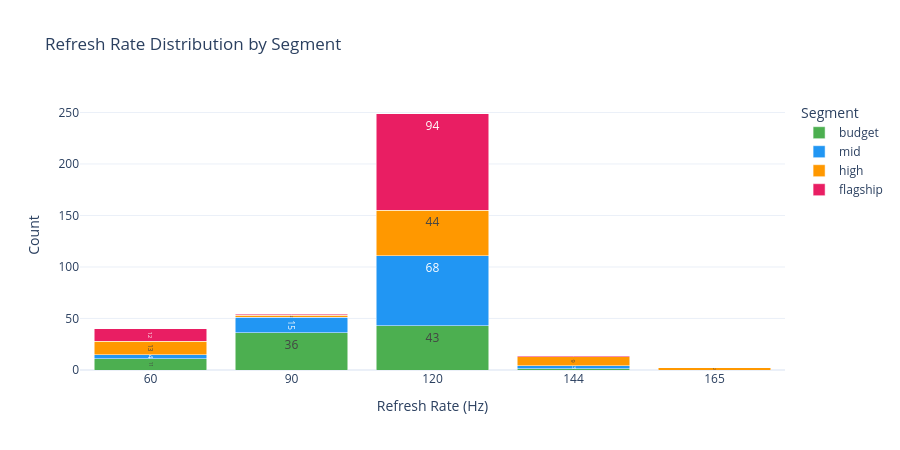

The code cell stored with this chart in its notebook:
### Code cell
# Plotly: interactive bar — refresh rate is discrete, hover shows count per segment
refresh_counts = (
    smartphone_df
    .groupby(["refresh_rate_hz", "price_segment"])
    .size()
    .reset_index(name="count")
)

fig = px.bar(
    refresh_counts,
    x="refresh_rate_hz",
    y="count",
    color="price_segment",
    category_orders={"price_segment": SEGMENT_ORDER},
    color_discrete_map=SEGMENT_COLORS,
    barmode="stack",
    title="Refresh Rate Distribution by Segment",
    labels={
        "refresh_rate_hz": "Refresh Rate (Hz)",
        "count"          : "Count",
        "price_segment"  : "Segment",
    },
    text="count",
)
fig.update_traces(textposition="inside")
fig.update_layout(height=450, xaxis=dict(type="category"))
fig.show()

### Figure 1 — Plotly figure (JSON) as saved in the notebook; plotly's stock layout.template omitted (floating-point values rounded to 4 significant figures)
{"data": [{"hovertemplate": "Segment=budget<br>Refresh Rate (Hz)=%{x}<br>Count=%{text}<extra></extra>", "legendgroup": "budget", "marker": {"color": "#4CAF50", "pattern": {"shape": ""}}, "name": "budget", "orientation": "v", "showlegend": true, "text": [11.0, 36.0, 43.0, 1.0], "textposition": "inside", "type": "bar", "x": [60.0, 90.0, 120.0, 144.0], "xaxis": "x", "y": [11, 36, 43, 1], "yaxis": "y"}, {"hovertemplate": "Segment=mid<br>Refresh Rate (Hz)=%{x}<br>Count=%{text}<extra></extra>", "legendgroup": "mid", "marker": {"color": "#2196F3", "pattern": {"shape": ""}}, "name": "mid", "orientation": "v", "showlegend": true, "text": [4.0, 15.0, 68.0, 3.0], "textposition": "inside", "type": "bar", "x": [60.0, 90.0, 120.0, 144.0], "xaxis": "x", "y": [4, 15, 68, 3], "yaxis": "y"}, {"hovertemplate": "Segment=high<br>Refresh Rate (Hz)=%{x}<br>Count=%{text}<extra></extra>", "legendgroup": "high", "marker": {"color": "#FF9800", "pattern": {"shape": ""}}, "name": "high", "orientation": "v", "showlegend": true, "text": [13.0, 2.0, 44.0, 9.0, 2.0], "textposition": "inside", "type": "bar", "x": [60.0, 90.0, 120.0, 144.0, 165.0], "xaxis": "x", "y": [13, 2, 44, 9, 2], "yaxis": "y"}, {"hovertemplate": "Segment=flagship<br>Refresh Rate (Hz)=%{x}<br>Count=%{text}<extra></extra>", "legendgroup": "flagship", "marker": {"color": "#E91E63", "pattern": {"shape": ""}}, "name": "flagship", "orientation": "v", "showlegend": true, "text": [12.0, 1.0, 94.0, 1.0], "textposition": "inside", "type": "bar", "x": [60.0, 90.0, 120.0, 144.0], "xaxis": "x", "y": [12, 1, 94, 1], "yaxis": "y"}], "layout": {"barmode": "stack", "height": 450, "legend": {"title": {"text": "Segment"}, "tracegroupgap": 0}, "title": {"text": "Refresh Rate Distribution by Segment"}, "xaxis": {"anchor": "y", "domain": [0, 1], "title": {"text": "Refresh Rate (Hz)"}, "type": "category"}, "yaxis": {"anchor": "x", "domain": [0, 1], "title": {"text": "Count"}}}}
